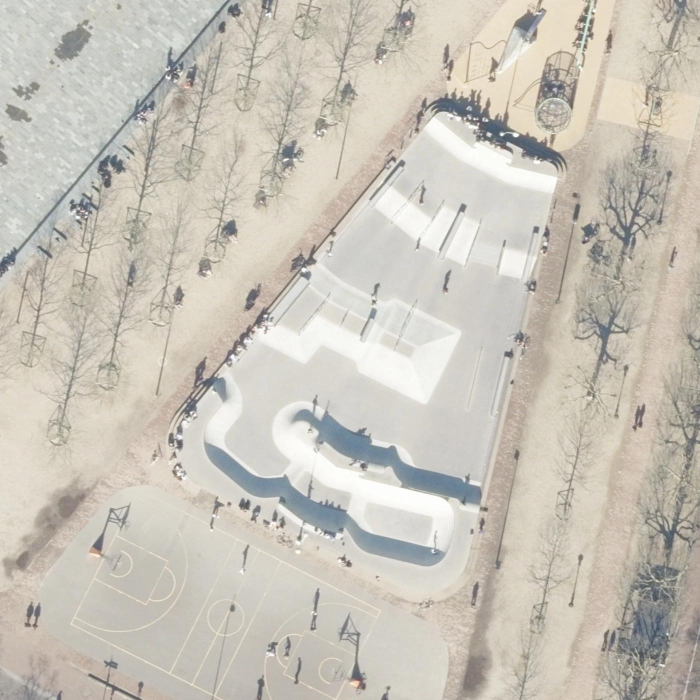
#> input picture blender/museumplein/refs/ortho_2026_orthoHR.jpg, 1400 x 1400 px (shown at 1/2 size)
$ python register.py
#> lines starting #> are read from the running program, lines starting #| are printed output that depends on the picture
"""Registreert de drone-foto op de PDOK-luchtfoto (SIFT + RANSAC-homografie).

Output: refs/drone_rectified.png in het lokale meterstelsel (zie scripts/common.py),
plus refs/H_drone.json met de homografie lokale-meters -> drone-pixels.
"""
import json
import os
import sys

import cv2
import numpy as np

ROOT = os.path.dirname(os.path.dirname(os.path.abspath(__file__)))
REFS = os.path.join(ROOT, "refs")
ORTHO = os.path.join(REFS, "ortho_2026_orthoHR.jpg")
DRONE = os.path.join(REFS, "drone_top.jpg")
MPP_O = 70.0 / 1400  # 0.05 m per pixel
O_MINX, O_MAXY = 120675.0 - 120710.0, 485765.0 - 485730.0  # lokale coördinaten linksboven: (-35, 35)

o = cv2.imread(ORTHO)
#> o is the input picture: shape (1400, 1400, 3); mean B, G, R 185.4, 195.8, 200.7
d = cv2.imread(DRONE)
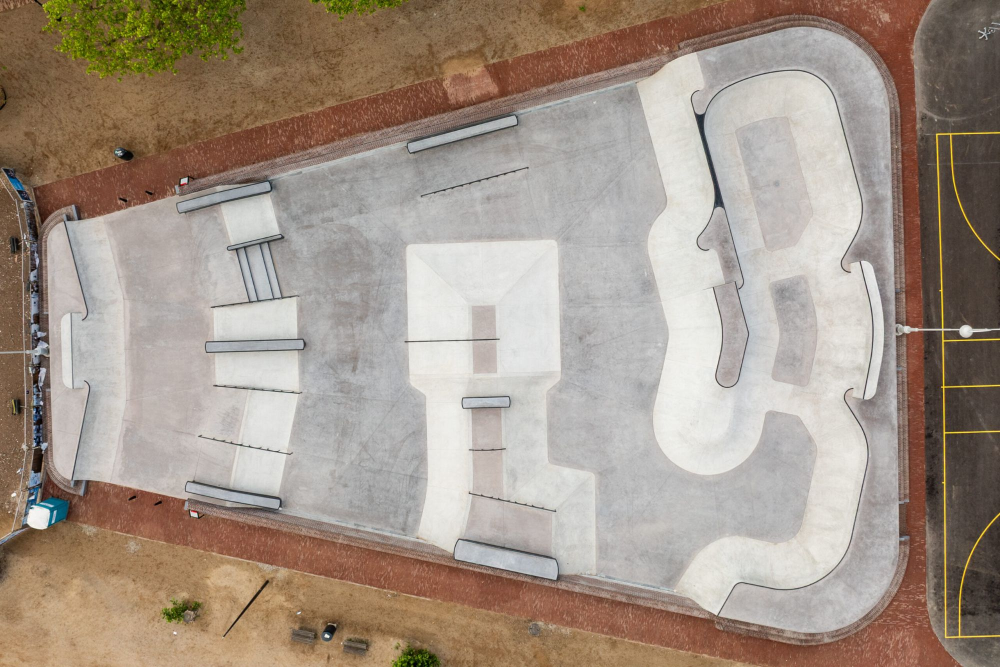
#> input picture blender/museumplein/refs/drone_top.jpg, 2000 x 1334 px (shown at 1/2 size)
#> d is the input picture: shape (1334, 2000, 3); mean B, G, R 135.9, 148.5, 162.8
og = cv2.cvtColor(o, cv2.COLOR_BGR2GRAY)
dg = cv2.cvtColor(d, cv2.COLOR_BGR2GRAY)
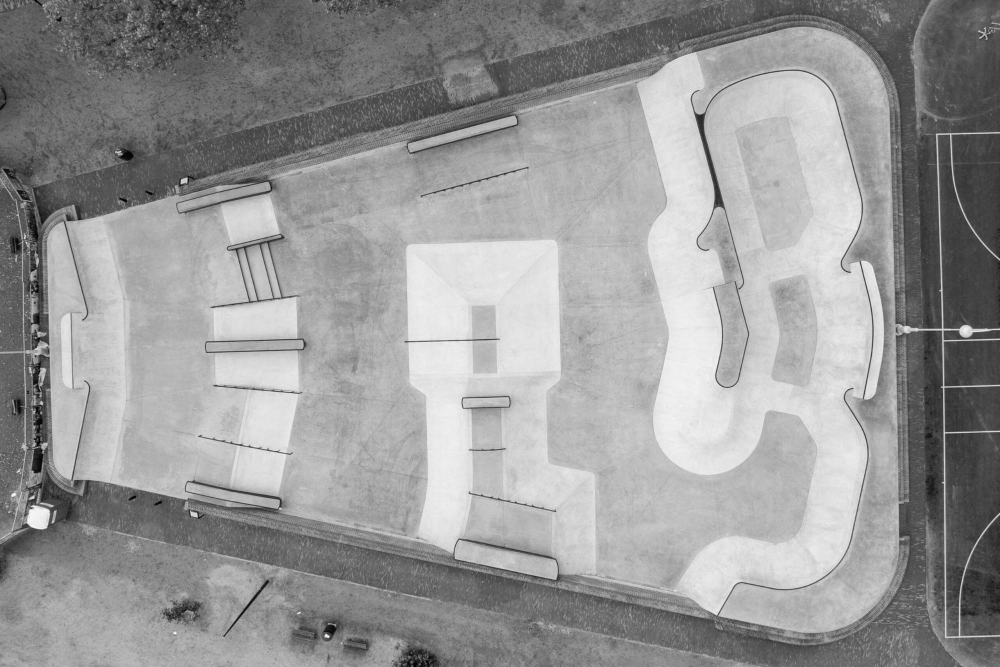
#> dg: shape (1334, 2000) (shown at 1/2 size); min 0, max 254, mean 151.4
clahe = cv2.createCLAHE(clipLimit=3.0, tileGridSize=(8, 8))
og = clahe.apply(og)
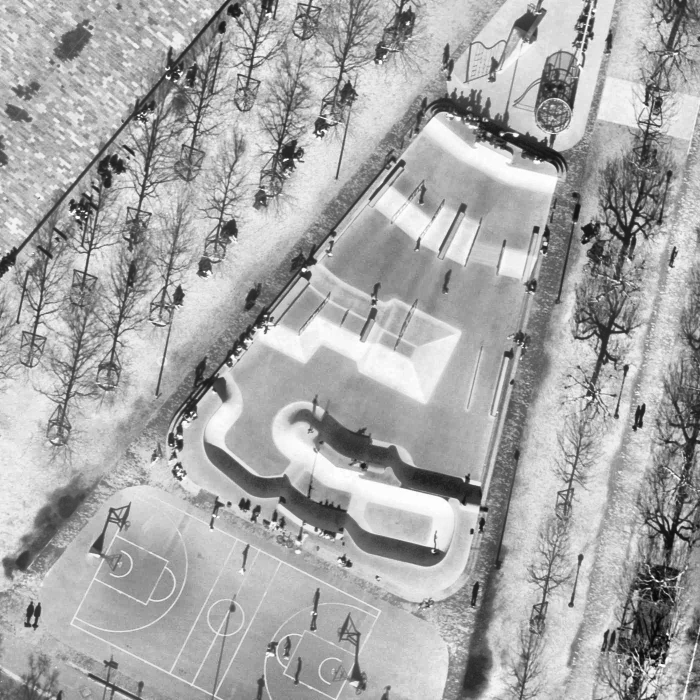
#> og: shape (1400, 1400) (shown at 1/2 size); min 6, max 255, mean 167.5
dg_small = cv2.resize(dg, None, fx=0.6, fy=0.6, interpolation=cv2.INTER_AREA)
dg_small = clahe.apply(dg_small)
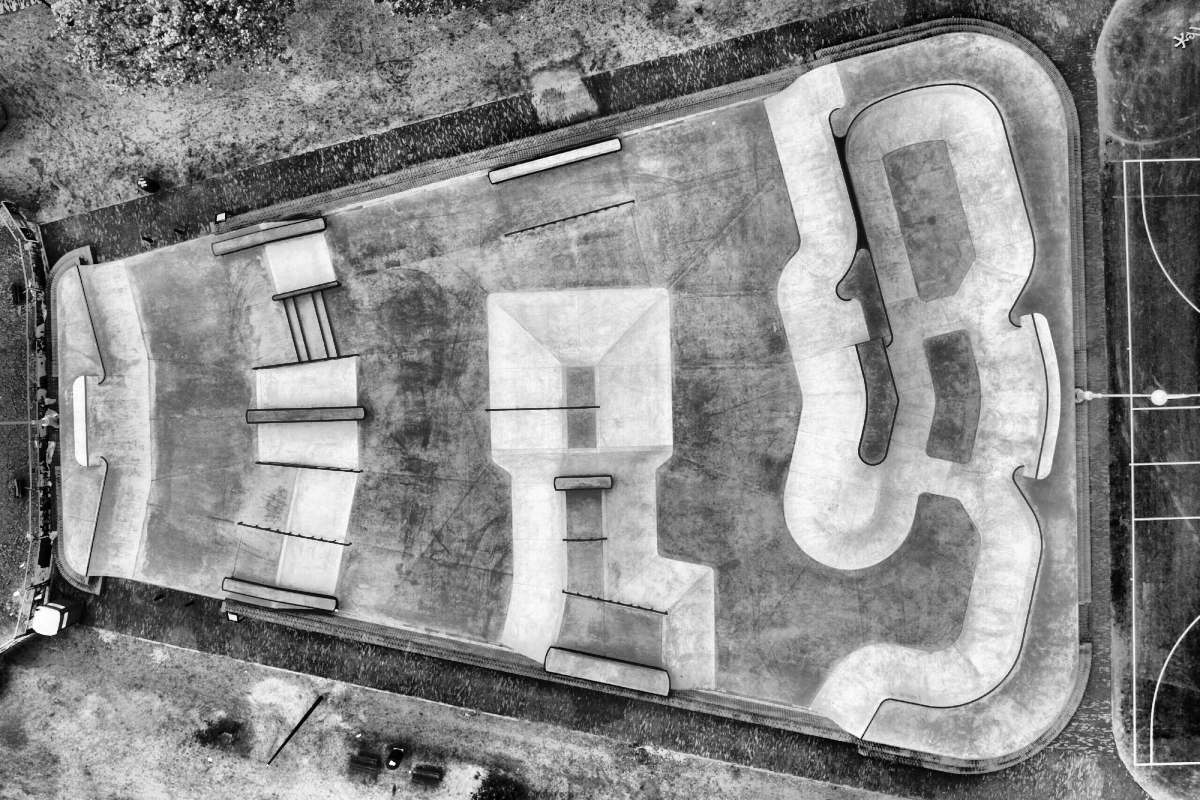
#> dg_small: shape (800, 1200); min 0, max 254, mean 139.4

sift = cv2.SIFT_create(nfeatures=20000)
ko, do_ = sift.detectAndCompute(og, None)
#> ko = 20000 keypoints; strongest (x, y, size): (172, 434, 2.6), (173, 426, 3), (1172, 477, 2.7), (607, 540, 5.7)
kd, dd = sift.detectAndCompute(dg_small, None)
#> kd = 11037 keypoints; strongest (x, y, size): (392, 763, 3.4), (221, 217, 4.7), (47, 620, 18.2), (233, 617, 4.3)
print("keypoints", len(ko), len(kd))
#| keypoints 20000 11037
bf = cv2.BFMatcher(cv2.NORM_L2)
matches = bf.knnMatch(dd, do_, k=2)
#> matches = 11037 matches
good = [m for m, n in matches if m.distance < 0.8 * n.distance]
#> good = 138 matches
print("good matches", len(good))
#| good matches 138
src = np.float32([kd[m.queryIdx].pt for m in good]) / 0.6  # drone-pixels (volle resolutie)
#> src = 138 pairs, first value 63.34 to 1960.9, second value 51.45 to 1321.8
dst = np.float32([ko[m.trainIdx].pt for m in good])        # ortho-pixels
#> dst = 138 pairs, first value 32.72 to 1377.8, second value 6.69 to 1379.7
H, mask = cv2.findHomography(src, dst, cv2.RANSAC, 6.0, maxIters=20000, confidence=0.999)
#> H = [[-1.36, 0.19, 341.3], [-4.84, 0.674, 1210.9], [-0.004, 0.000558, 1]]; mask = 138 values, max 1 at index 109, min 0 at index 0, mean 0.101
inl = int(mask.sum()) if mask is not None else 0
#> inl = 14
print("inliers", inl)
#| inliers 14
if H is None or inl < 12:
    sys.exit("registratie mislukt")

# residu in meters
p = cv2.perspectiveTransform(src[mask.ravel() == 1].reshape(-1, 1, 2), H).reshape(-1, 2)
#> p = 14 rows, first 8: [340.9, 1210.6], [340.9, 1210.6], [340.9, 1210.6], [340.9, 1210.6], [340.9, 1210.6], [340.9, 1210.6], [340.9, 1210.6], [340.9, 1210.6]
res = np.linalg.norm(p - dst[mask.ravel() == 1], axis=1) * MPP_O
#> res = [0.00552, 0.00577, 0.00589, 0.00511, 0.00544, 0.00563, 0.00571, 0.00746, 0.0051, 0.00526, 0.00536, 0.00947, 0.00557, 0.00572]
print("residu (m): mediaan %.3f, p90 %.3f, max %.3f" % (np.median(res), np.percentile(res, 90), res.max()))
#| residu (m): mediaan 0.006, p90 0.007, max 0.009

# ortho-pixel -> lokaal: x = O_MINX + px*mpp ; y = O_MAXY - py*mpp
A = np.array([[MPP_O, 0, O_MINX], [0, -MPP_O, O_MAXY], [0, 0, 1]])  # ortho px -> lokaal
H_d2l = A @ H                                   # drone px -> lokaal
#> H_d2l = [[0.0718, -0.01, -17.94], [0.102, -0.0142, -25.55], [-0.004, 0.000558, 1]]
H_l2d = np.linalg.inv(H_d2l)
#> H_l2d = [[34307.6, 26139.8, 1283075.4], [52942.4, 64790.4, 2604651.6], [107.7, 68.44, 3681.3]]
json.dump({"H_local_to_drone": H_l2d.tolist(), "H_drone_to_local": H_d2l.tolist(),
           "inliers": inl, "median_residual_m": float(np.median(res))},
          open(os.path.join(REFS, "H_drone.json"), "w"), indent=1)

# rectificeren naar lokaal raster: x -20..25, y -27..25 op 0.02 m/px
MPP_R = 0.02
X0, X1, Y0, Y1 = -20.0, 25.0, -27.0, 25.0
W, Hh = int((X1 - X0) / MPP_R), int((Y1 - Y0) / MPP_R)
B = np.array([[MPP_R, 0, X0], [0, -MPP_R, Y1], [0, 0, 1]])  # rect px -> lokaal
M = H_l2d @ B                                              # rect px -> drone px
#> M = [[686.2, -522.8, 1250419.3], [1058.8, -1295.8, 3165563.5], [2.15, -1.37, 3237.9]]
rect = cv2.warpPerspective(d, M, (W, Hh), flags=cv2.INTER_CUBIC | cv2.WARP_INVERSE_MAP)
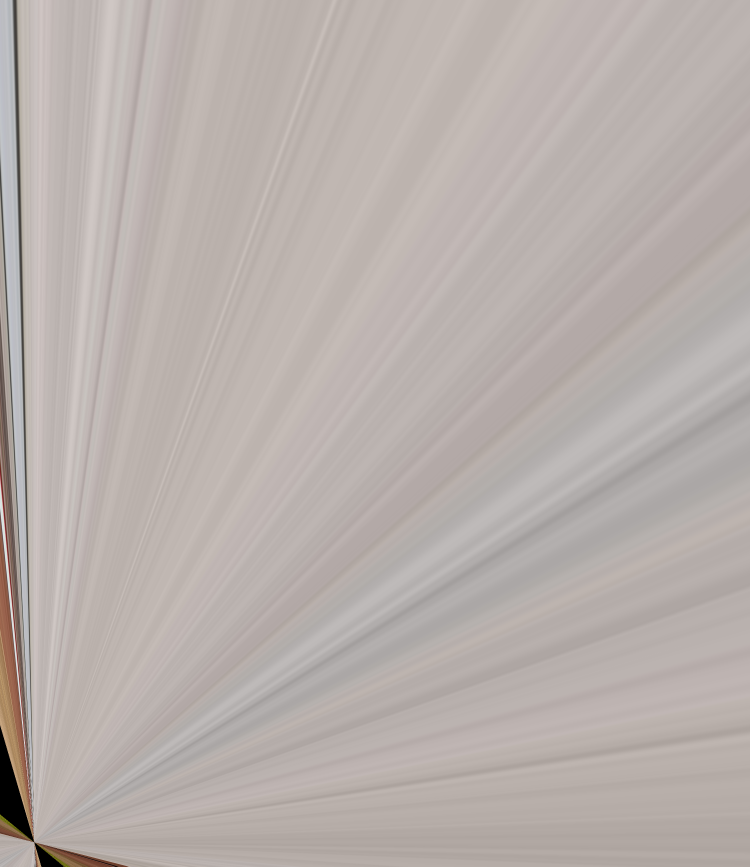
#> rect: shape (2600, 2250, 3) (shown at 1/3 size); mean B, G, R 172.4, 176, 184.3
cv2.imwrite(os.path.join(REFS, "drone_rectified.png"), rect)
json.dump({"x0": X0, "x1": X1, "y0": Y0, "y1": Y1, "mpp": MPP_R}, open(os.path.join(REFS, "drone_rectified.json"), "w"))

# controle-overlay op ortho-raster
o_l = cv2.warpPerspective(o, np.linalg.inv(A) @ B, (W, Hh), flags=cv2.INTER_LINEAR)
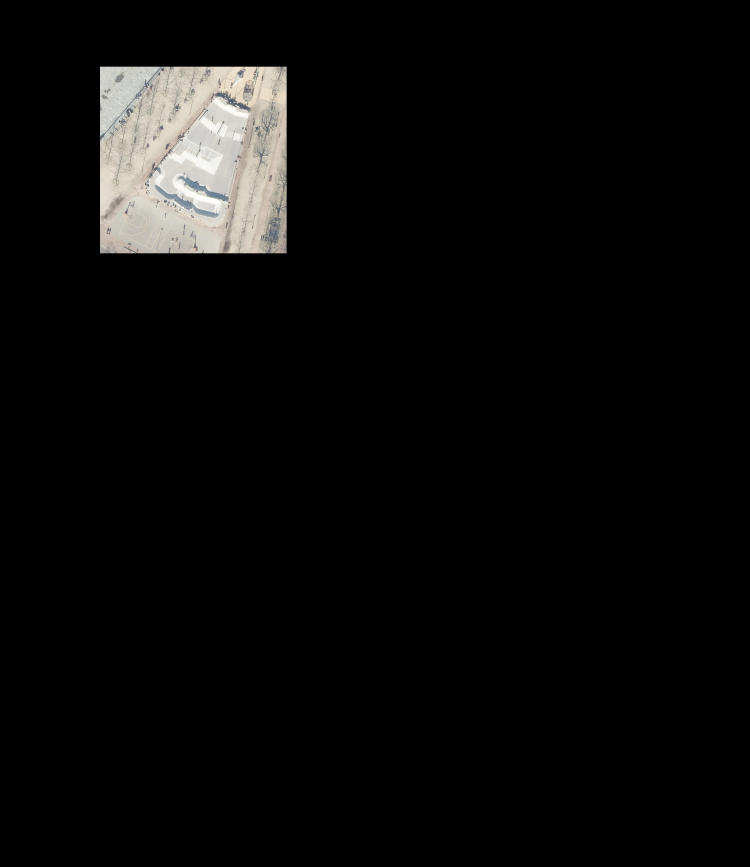
#> o_l: shape (2600, 2250, 3) (shown at 1/3 size); mean B, G, R 9.9, 10.5, 10.8
blend = cv2.addWeighted(rect, 0.5, o_l, 0.5, 0)
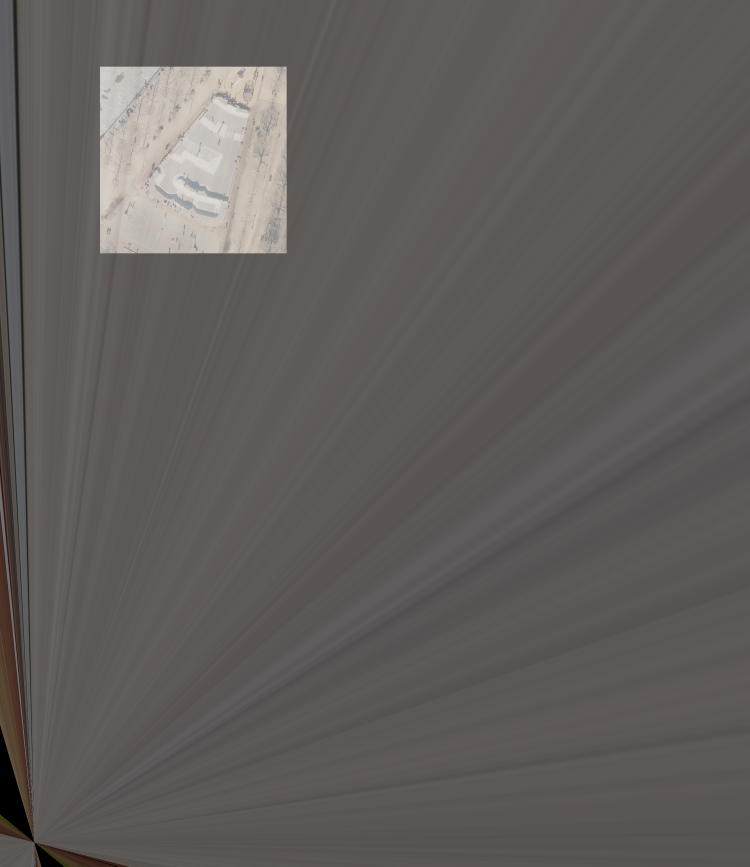
#> blend: shape (2600, 2250, 3) (shown at 1/3 size); mean B, G, R 91.2, 93.2, 97.5
cv2.imwrite(os.path.join(ROOT, "renders", "measure", "registration_blend.jpg"), cv2.resize(blend, None, fx=0.5, fy=0.5))
print("klaar", W, Hh)
